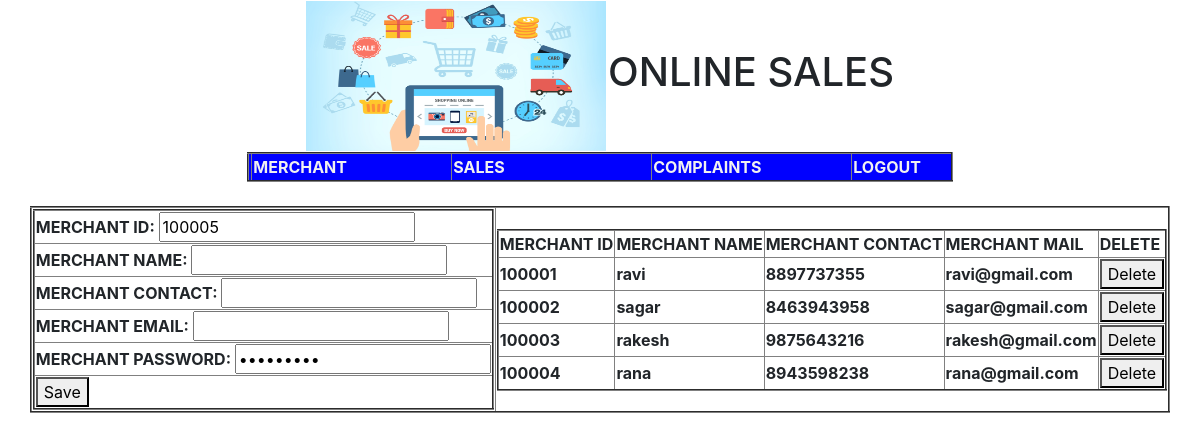
/addmerchant/, run on the app's committed database.
### app1/models.py (models this page shows)
class MerchantModel(models.Model):
    merchant_id = models.IntegerField(primary_key=True)
    merchant_name = models.CharField(max_length=30)
    merchant_contact = models.IntegerField(unique=True)
    merchant_email = models.EmailField(unique=True)
    merchant_password = models.CharField(max_length=10)

### app1/views.py (the view)
# urls.py: path('addmerchant/', views.AddMerchant, name = 'addmerchant'),
def AddMerchant(request):
    auto_merchant_id = 0
    try:
        res = MerchantModel.objects.all()[::-1][0]
        auto_merchant_id = int(res.merchant_id) + 1
    except IndexError:
        auto_merchant_id = 100001
    return render(request, "addmerchant.html", {"data": MerchantModel.objects.all(), "mid": auto_merchant_id, "mpassword":'mpassword'})

### templates/addmerchant.html (shortened to what this page needs)
{% include "title.html" %}
{% include "menu.html" %}
<table align="center" border="2">
    <tr>
        <th>
<form action="{% url 'savemerchant' %}" method="post">
<table align="center" border="2">
    <tr>
        <td>MERCHANT ID: <input type="number" required value="{{ mid }}" name="mid"></td>
    </tr>
    <tr>
        <td>MERCHANT NAME: <input type="text" required name="mname"></td>
    </tr>
    <tr>
        <td>MERCHANT CONTACT: <input type="number" required name="mcontact"></td>
    </tr>
    <tr>
        <td>MERCHANT EMAIL: <input type="email" required name="memail"></td>
    </tr>
    <tr>
        <td>MERCHANT PASSWORD: <input type="password" required name="mpassword" value="{{ mpassword }}"></td>
    </tr>
    <tr>
        <th align="center"><button type="submit">Save</button></th>
    </tr>
</table>
    </form></th>
        <th>
            <table align="center" border="2">
                <tr>
                    <th>MERCHANT ID</th>
                    <th>MERCHANT NAME</th>
                    <th>MERCHANT CONTACT</th>
                    <th>MERCHANT MAIL</th>
                    <th>DELETE</th>
                </tr>
                {% for x in data %}
                    <tr>
                    <th>{{x.merchant_id}}</th>
                    <th>{{x.merchant_name}}</th>
                    <th>{{x.merchant_contact}}</th>
                    <th>{{x.merchant_email}}</th>
                    <th>
                        <form action="{% url 'delete' %}" method="post">
                        <button type="submit">Delete</button>
                </form></th>
                </tr>
                {% endfor %}
            </table>
        </th>
    </tr>
    </table>

### templates/title.html (shortened to what this page needs)
{% load staticfiles %}
<!doctype html>
<html lang="en">
  <head>
    <link rel="stylesheet" href="https://stackpath.bootstrapcdn.com/bootstrap/4.3.1/css/bootstrap.min.css">
  </head>
  <body>
    <table align="center" border="0">
        <tr>
            <th><img src="{% static 'images/online.png' %}"width="300" height="150"></th>
            <th><h1>ONLINE SALES</h1></th>
        </tr>
    </table>
  </body>
</html>

### templates/menu.html (shortened to what this page needs)
{% load staticfiles %}
<table align="center" border="2">
    <tr bgcolor="blue">
        <th><meta name="viewport" content="width=device-width, initial-scale=1">
        </th>
        <th width="200"><a href="{% url 'addmerchant' %}" style="color: #f1f1f1">MERCHANT</a></th>
        <th width="200"><a href="" style="color: #f1f1f1">SALES</a></th>
        <th width="200"><a href="" style="color: #f1f1f1">COMPLAINTS</a></th>
        <th width="100"><a href="{% url 'logout' %}" style="color: #f1f1f1">LOGOUT</a></th>
    </tr>
</table>

### data on the page
MerchantModel: merchant_id "100001", merchant_name "ravi", merchant_contact "8897737355", merchant_email "ravi@gmail.com"
MerchantModel: merchant_id "100002", merchant_name "sagar", merchant_contact "8463943958", merchant_email "sagar@gmail.com"
MerchantModel: merchant_id "100003", merchant_name "rakesh", merchant_contact "9875643216", merchant_email "rakesh@gmail.com"
MerchantModel: merchant_id "100004", merchant_name "rana", merchant_contact "8943598238", merchant_email "rana@gmail.com"
